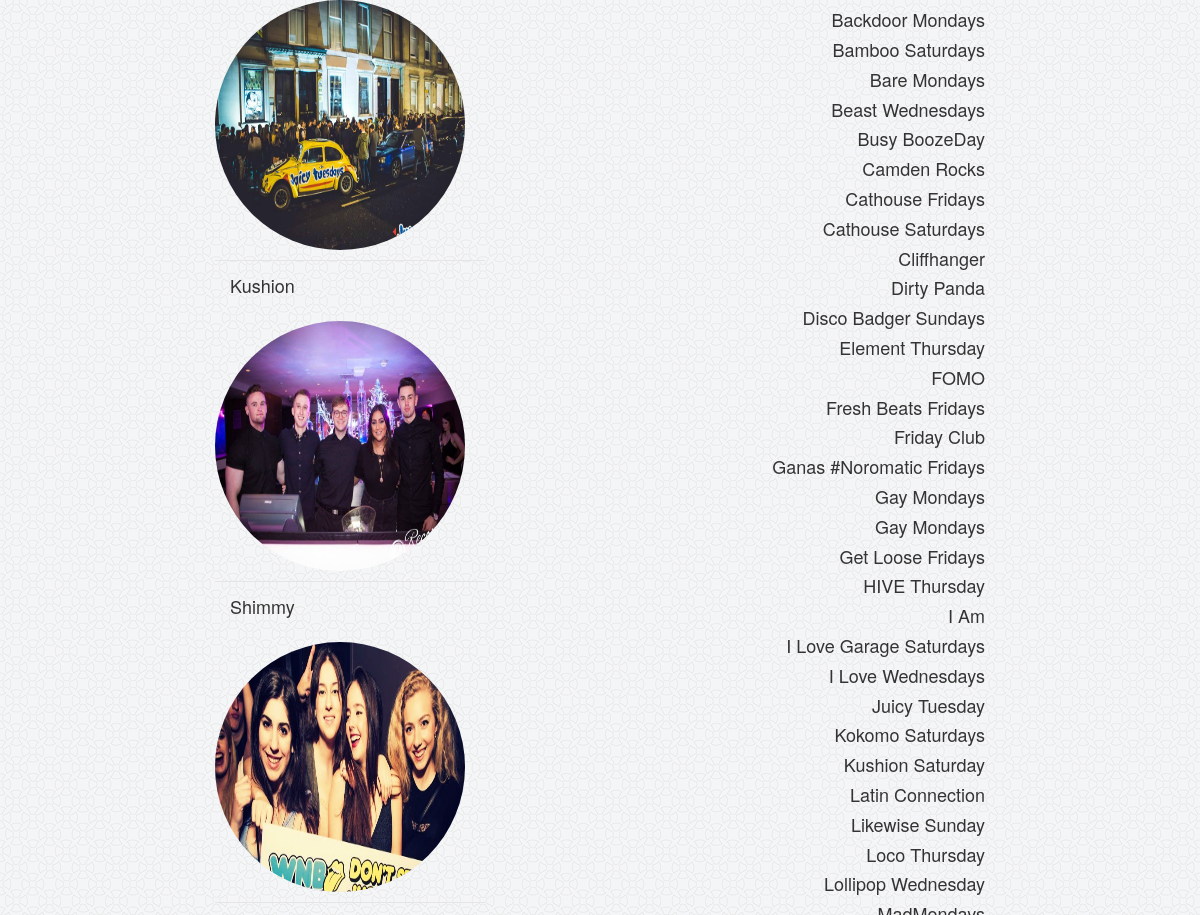
Before: / (middle part) with the older database file.
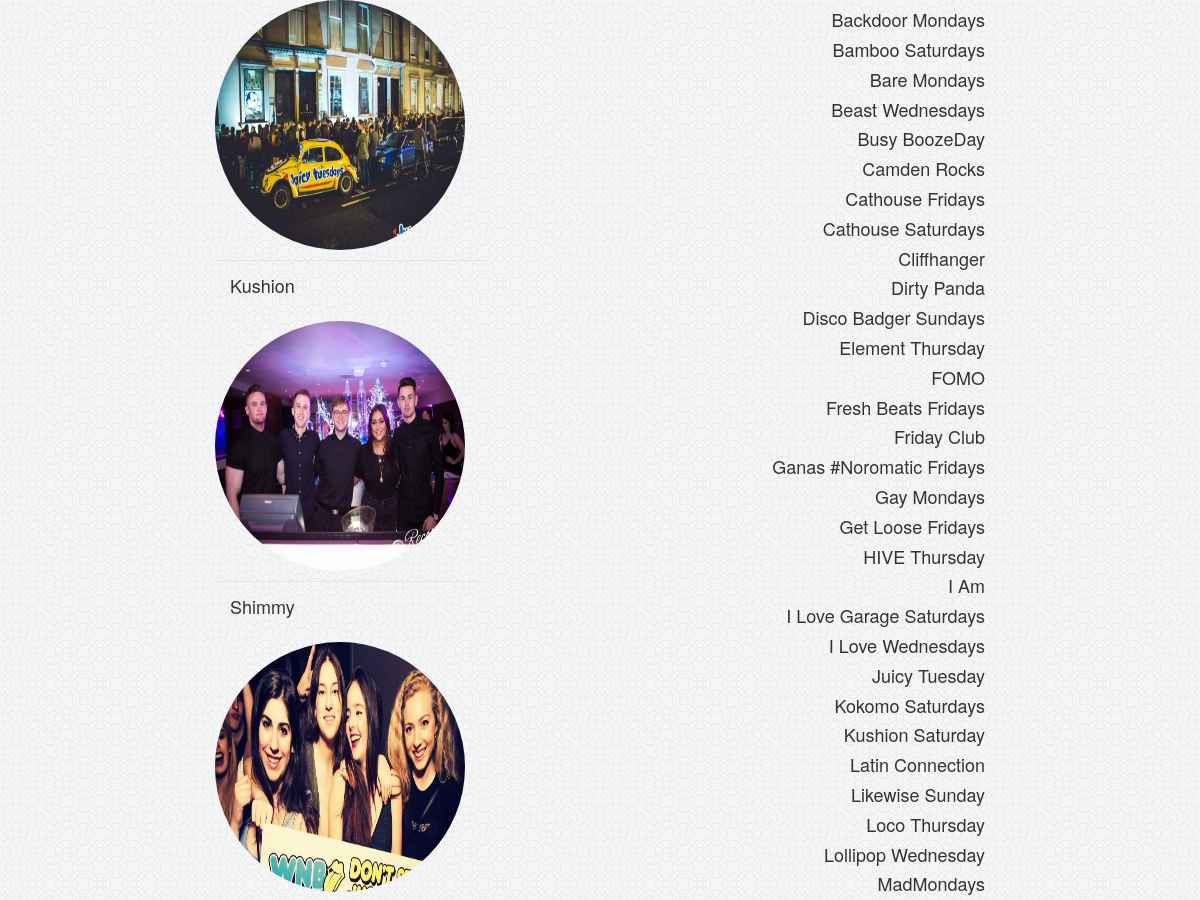
After: the same page with the newer database file.
### gcn/models.py (models this page shows, shortened)
class Club(models.Model):
    name = models.CharField(max_length=128, unique=True)
    club_rating = models.BigIntegerField(default=0)

class Night(models.Model):
    club_list = models.ForeignKey(Club)
    night_name = models.CharField(max_length=128)
    night_day = models.CharField(max_length=128)
    def __str__(self):
        return self.night_name

### gcn/views.py (the view)
# urls.py: url(r'^$', views.home, name='home'),
def home(request):
    club_rating_list = Club.objects.order_by('-club_rating')[:5]
    club_night_list = Night.objects.order_by('night_name')
    context_dict = {'clubs': club_rating_list, 'nights':club_night_list}
    response = render(request, 'glasgowclubnights/home.html', context=context_dict)
    return response

### templates/glasgowclubnights/home.html (shortened to what this page needs)
{% extends 'glasgowclubnights/main_base.html' %}
{% block body_block %}
     <section id="intro">
        <div class="container">
            <div class="row">
            <div class="container">
                 <div class="row">
                     {% if clubs %}
                     <div class="clubCircle">
                        <div class="col-md-3" id ="ratedpics">
                            {% for popular in clubs %}
                                    <h4 id="ratedText" style="text-align: left" class="modal-footer">{{ popular.name }}</h4>
                            {% endfor %}
                            </div>
                        </div>
                        {% endif %}
                    <div class="col-md-5">
                        {% if nights %}
                            {% for night in nights %}
                                <p>
                                    <h4 style="text-align:right">{{night}}</h4>
                                </p>
                            {% endfor %}
                        {% endif %}
                </div>
                </div>
            </div>
            </div>
    </section>
    <br>
{% endblock %}

Changed rows visible on the page:
removed Night: night_name "Gay Mondays"
now on this page (row unchanged): Night: night_name "MadMondays"
